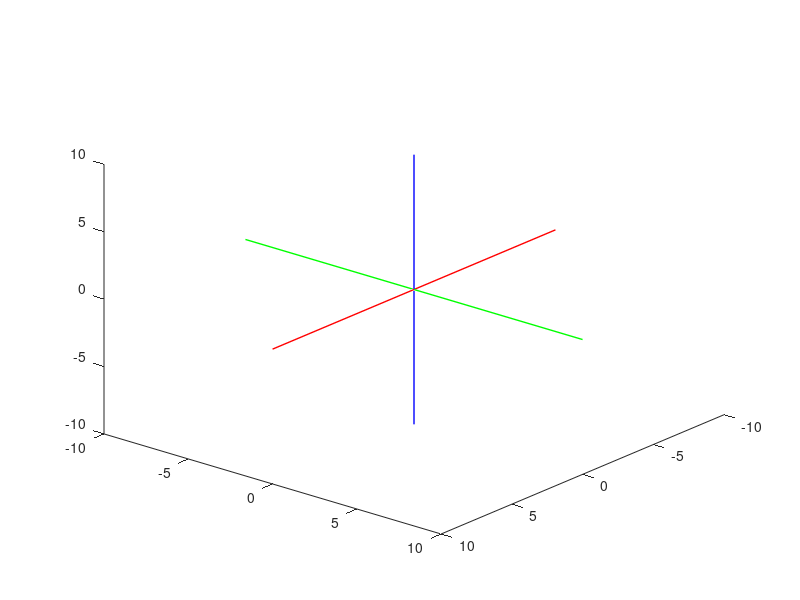

Recreate this plot in MATLAB. (Note: this script raises an error after producing the figure.)




Auvw = [0,0,0]';
Buvw = [0,0,3]';
Cuvw = [0,4,3]';
Duvw = [0,4,0]';
Euvw = [6,0,3]';
Fuvw = [6,0,0]';
Guvw = [6,4,0]';
Huvw = [6,4,3]';

t1=0;
t2=0;
t3=0;
t4=0;
t5=0;
t6=0;
for t1=0:-0.5:-40
 clf
 limit=10;
 view(130,30)
 axis([-limit limit -limit limit -limit limit])
    
line([-10 10], [0 0], [0 0],'Color','r','linewidth',1)
line([0 0], [-10 10], [0 0],'Color','g','linewidth',1)
line([0 0], [0 0], [-10 10],'Color','b','linewidth',1)
    
    RC = CMatrix(t1,t2,t3,t4,t5,t6)
    Axyz=RC*Auvw;
    Bxyz=RC*Buvw;
    Cxyz=RC*Cuvw;
    Dxyz=RC*Duvw;
    Exyz=RC*Euvw;
    Fxyz=RC*Fuvw;
    Gxyz=RC*Guvw;
    Hxyz=RC*Huvw;
    

 drawBox(Axyz,Bxyz,Cxyz,Dxyz,Exyz,Fxyz,Gxyz,Hxyz)
 drawnow;
 
 
end




for t2=0:0.5:70
 clf
 limit=10;
 view(130,30)
 axis([-limit limit -limit limit -limit limit])
    
line([-10 10], [0 0], [0 0],'Color','r','linewidth',1)
line([0 0], [-10 10], [0 0],'Color','g','linewidth',1)
line([0 0], [0 0], [-10 10],'Color','b','linewidth',1)
    
    RC = CMatrix(t1,t2,t3,t4,t5,t6)
    Axyz=RC*Auvw;
    Bxyz=RC*Buvw;
    Cxyz=RC*Cuvw;
    Dxyz=RC*Duvw;
    Exyz=RC*Euvw;
    Fxyz=RC*Fuvw;
    Gxyz=RC*Guvw;
    Hxyz=RC*Huvw;
    

 drawBox(Axyz,Bxyz,Cxyz,Dxyz,Exyz,Fxyz,Gxyz,Hxyz)
 drawnow;
 
 
end


for t3=0:0.5:200
 clf
 limit=10;
 view(130,30)
 axis([-limit limit -limit limit -limit limit])
    
line([-10 10], [0 0], [0 0],'Color','r','linewidth',1)
line([0 0], [-10 10], [0 0],'Color','g','linewidth',1)
line([0 0], [0 0], [-10 10],'Color','b','linewidth',1)
  RC = CMatrix(t1,t2,t3,t4,t5,t6)
    Axyz=RC*Auvw;
    Bxyz=RC*Buvw;
    Cxyz=RC*Cuvw;
    Dxyz=RC*Duvw;
    Exyz=RC*Euvw;
    Fxyz=RC*Fuvw;
    Gxyz=RC*Guvw;
    Hxyz=RC*Huvw;
    
    

 drawBox(Axyz,Bxyz,Cxyz,Dxyz,Exyz,Fxyz,Gxyz,Hxyz)
 drawnow;
 
 
end


for t4=0:0.5:70
 clf
 limit=10;
 view(130,30)
 axis([-limit limit -limit limit -limit limit])
    
line([-10 10], [0 0], [0 0],'Color','r','linewidth',1)
line([0 0], [-10 10], [0 0],'Color','g','linewidth',1)
line([0 0], [0 0], [-10 10],'Color','b','linewidth',1)
    
  RC = CMatrix(t1,t2,t3,t4,t5,t6)
    Axyz=RC*Auvw;
    Bxyz=RC*Buvw;
    Cxyz=RC*Cuvw;
    Dxyz=RC*Duvw;
    Exyz=RC*Euvw;
    Fxyz=RC*Fuvw;
    Gxyz=RC*Guvw;
    Hxyz=RC*Huvw;
    
    

 drawBox(Axyz,Bxyz,Cxyz,Dxyz,Exyz,Fxyz,Gxyz,Hxyz)
 drawnow;
 
 
end

for t5=0:0.5:100
 clf
 limit=10;
 view(130,30)
 axis([-limit limit -limit limit -limit limit])
    
line([-10 10], [0 0], [0 0],'Color','r','linewidth',1)
line([0 0], [-10 10], [0 0],'Color','g','linewidth',1)
line([0 0], [0 0], [-10 10],'Color','b','linewidth',1)
    
 RC = CMatrix(t1,t2,t3,t4,t5,t6)
    Axyz=RC*Auvw;
    Bxyz=RC*Buvw;
    Cxyz=RC*Cuvw;
    Dxyz=RC*Duvw;
    Exyz=RC*Euvw;
    Fxyz=RC*Fuvw;
    Gxyz=RC*Guvw;
    Hxyz=RC*Huvw;
    

 drawBox(Axyz,Bxyz,Cxyz,Dxyz,Exyz,Fxyz,Gxyz,Hxyz)
 drawnow;
 
 
end

for t6=0:0.5:120
 clf
 limit=10;
 view(130,30)
 axis([-limit limit -limit limit -limit limit])
    
line([-10 10], [0 0], [0 0],'Color','r','linewidth',1)
line([0 0], [-10 10], [0 0],'Color','g','linewidth',1)
line([0 0], [0 0], [-10 10],'Color','b','linewidth',1)
    
  RC = CMatrix(t1,t2,t3,t4,t5,t6)
    Axyz=RC*Auvw;
    Bxyz=RC*Buvw;
    Cxyz=RC*Cuvw;
    Dxyz=RC*Duvw;
    Exyz=RC*Euvw;
    Fxyz=RC*Fuvw;
    Gxyz=RC*Guvw;
    Hxyz=RC*Huvw;
    
    

 drawBox(Axyz,Bxyz,Cxyz,Dxyz,Exyz,Fxyz,Gxyz,Hxyz)
 drawnow;
 
 
end

